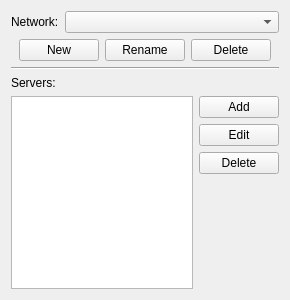
<?xml version="1.0" encoding="UTF-8"?>
<ui version="4.0">
 <class>NetworkSettingsWidget</class>
 <widget class="QWidget" name="NetworkSettingsWidget">
  <property name="geometry">
   <rect>
    <x>0</x>
    <y>0</y>
    <width>290</width>
    <height>300</height>
   </rect>
  </property>
  <property name="minimumSize">
   <size>
    <width>290</width>
    <height>300</height>
   </size>
  </property>
  <property name="windowTitle">
   <string>Networks</string>
  </property>
  <layout class="QVBoxLayout" name="verticalLayout">
   <item>
    <layout class="QHBoxLayout" name="horizontalLayout">
     <item>
      <widget class="QLabel" name="qlNetwork">
       <property name="text">
        <string>Network:</string>
       </property>
      </widget>
     </item>
     <item>
      <widget class="QComboBox" name="qcbNetwork">
       <property name="sizePolicy">
        <sizepolicy hsizetype="Expanding" vsizetype="Fixed">
         <horstretch>0</horstretch>
         <verstretch>0</verstretch>
        </sizepolicy>
       </property>
      </widget>
     </item>
    </layout>
   </item>
   <item>
    <layout class="QHBoxLayout" name="horizontalLayout_2">
     <item>
      <spacer name="horizontalSpacer">
       <property name="orientation">
        <enum>Qt::Horizontal</enum>
       </property>
       <property name="sizeHint" stdset="0">
        <size>
         <width>40</width>
         <height>20</height>
        </size>
       </property>
      </spacer>
     </item>
     <item>
      <widget class="QPushButton" name="qpbNewNetwork">
       <property name="text">
        <string>New</string>
       </property>
      </widget>
     </item>
     <item>
      <widget class="QPushButton" name="qpbRenameNetwork">
       <property name="text">
        <string>Rename</string>
       </property>
      </widget>
     </item>
     <item>
      <widget class="QPushButton" name="qpbDeleteNetwork">
       <property name="text">
        <string>Delete</string>
       </property>
      </widget>
     </item>
     <item>
      <spacer name="horizontalSpacer_2">
       <property name="orientation">
        <enum>Qt::Horizontal</enum>
       </property>
       <property name="sizeHint" stdset="0">
        <size>
         <width>40</width>
         <height>20</height>
        </size>
       </property>
      </spacer>
     </item>
    </layout>
   </item>
   <item>
    <widget class="Line" name="line">
     <property name="orientation">
      <enum>Qt::Horizontal</enum>
     </property>
    </widget>
   </item>
   <item>
    <widget class="QLabel" name="qlServers">
     <property name="text">
      <string>Servers:</string>
     </property>
    </widget>
   </item>
   <item>
    <layout class="QHBoxLayout" name="horizontalLayout_3">
     <item>
      <widget class="QListView" name="qlvServers">
       <property name="editTriggers">
        <set>QAbstractItemView::NoEditTriggers</set>
       </property>
      </widget>
     </item>
     <item>
      <layout class="QVBoxLayout" name="verticalLayout_2">
       <item>
        <widget class="QPushButton" name="qpbAddServer">
         <property name="text">
          <string>Add</string>
         </property>
        </widget>
       </item>
       <item>
        <widget class="QPushButton" name="qpbEditServer">
         <property name="text">
          <string>Edit</string>
         </property>
        </widget>
       </item>
       <item>
        <widget class="QPushButton" name="qpbDeleteServer">
         <property name="text">
          <string>Delete</string>
         </property>
        </widget>
       </item>
       <item>
        <spacer name="verticalSpacer">
         <property name="orientation">
          <enum>Qt::Vertical</enum>
         </property>
         <property name="sizeHint" stdset="0">
          <size>
           <width>20</width>
           <height>40</height>
          </size>
         </property>
        </spacer>
       </item>
      </layout>
     </item>
    </layout>
   </item>
  </layout>
 </widget>
 <resources/>
 <connections/>
</ui>
